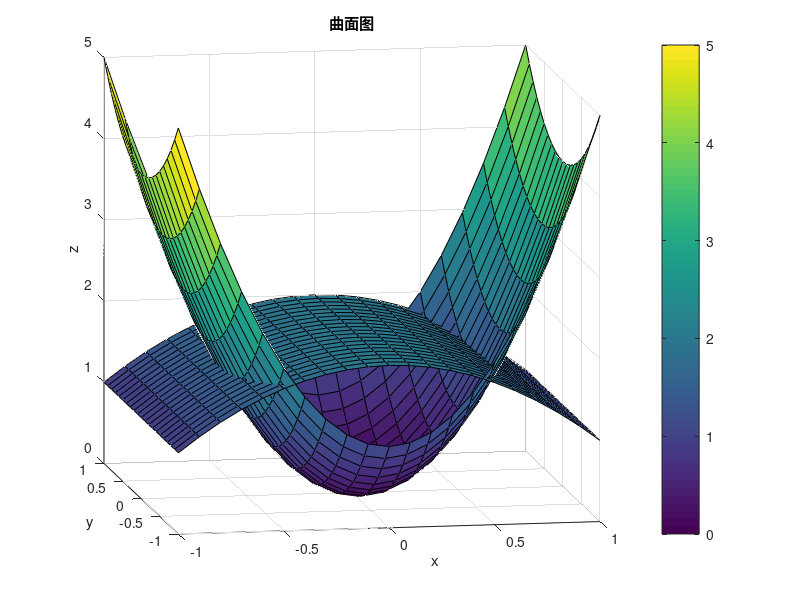

This chart was generated by the following MATLAB code:
% 创建示例数据
[X, Y] = meshgrid(-1:0.1:1, -1:0.1:1);
Z1 = 4.*X.^2 + Y.^2;
Z2 = 2 - X.*X;

% 创建图形窗口
figure;

% 绘制第一个曲面图
surf(X, Y, Z1);

hold on;
% 绘制第二个曲面图
surf(X, Y, Z2);
title('曲面图');
xlabel('x');
ylabel('y');
zlabel('z');

% 设置颜色条
colorbar;

% 设置观察角度
view(-10, 10);

hold off;